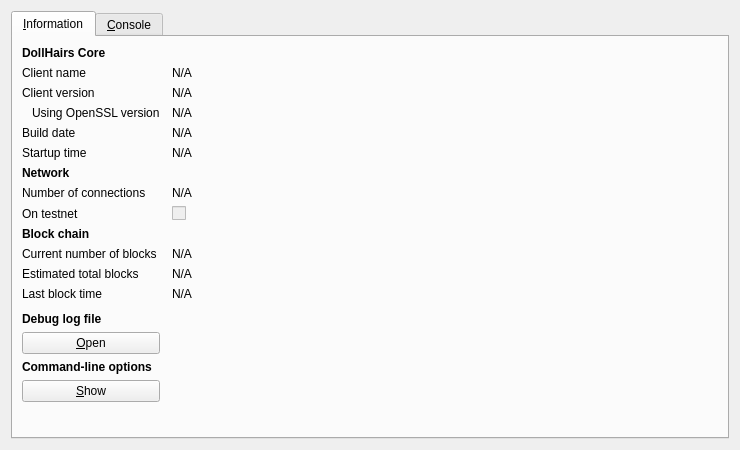
<?xml version="1.0" encoding="UTF-8"?>
<ui version="4.0">
 <class>RPCConsole</class>
 <widget class="QDialog" name="RPCConsole">
  <property name="geometry">
   <rect>
    <x>0</x>
    <y>0</y>
    <width>740</width>
    <height>450</height>
   </rect>
  </property>
  <property name="windowTitle">
   <string>DollHairs - Debug window</string>
  </property>
  <layout class="QVBoxLayout" name="verticalLayout_2">
   <item>
    <widget class="QTabWidget" name="tabWidget">
     <property name="currentIndex">
      <number>0</number>
     </property>
     <widget class="QWidget" name="tab_info">
      <attribute name="title">
       <string>&amp;Information</string>
      </attribute>
      <layout class="QGridLayout" name="gridLayout" columnstretch="0,1">
       <property name="horizontalSpacing">
        <number>12</number>
       </property>
       <item row="0" column="0">
        <widget class="QLabel" name="label_9">
         <property name="font">
          <font>
           <weight>75</weight>
           <bold>true</bold>
          </font>
         </property>
         <property name="text">
          <string>DollHairs Core</string>
         </property>
        </widget>
       </item>
       <item row="1" column="0">
        <widget class="QLabel" name="label_5">
         <property name="text">
          <string>Client name</string>
         </property>
        </widget>
       </item>
       <item row="1" column="1">
        <widget class="QLabel" name="clientName">
         <property name="cursor">
          <cursorShape>IBeamCursor</cursorShape>
         </property>
         <property name="text">
          <string>N/A</string>
         </property>
         <property name="textFormat">
          <enum>Qt::PlainText</enum>
         </property>
         <property name="textInteractionFlags">
          <set>Qt::LinksAccessibleByMouse|Qt::TextSelectableByKeyboard|Qt::TextSelectableByMouse</set>
         </property>
        </widget>
       </item>
       <item row="2" column="0">
        <widget class="QLabel" name="label_6">
         <property name="text">
          <string>Client version</string>
         </property>
        </widget>
       </item>
       <item row="2" column="1">
        <widget class="QLabel" name="clientVersion">
         <property name="cursor">
          <cursorShape>IBeamCursor</cursorShape>
         </property>
         <property name="text">
          <string>N/A</string>
         </property>
         <property name="textFormat">
          <enum>Qt::PlainText</enum>
         </property>
         <property name="textInteractionFlags">
          <set>Qt::LinksAccessibleByMouse|Qt::TextSelectableByKeyboard|Qt::TextSelectableByMouse</set>
         </property>
        </widget>
       </item>
       <item row="3" column="0">
        <widget class="QLabel" name="label_14">
         <property name="text">
          <string>Using OpenSSL version</string>
         </property>
         <property name="indent">
          <number>10</number>
         </property>
        </widget>
       </item>
       <item row="3" column="1">
        <widget class="QLabel" name="openSSLVersion">
         <property name="cursor">
          <cursorShape>IBeamCursor</cursorShape>
         </property>
         <property name="text">
          <string>N/A</string>
         </property>
         <property name="textFormat">
          <enum>Qt::PlainText</enum>
         </property>
         <property name="textInteractionFlags">
          <set>Qt::LinksAccessibleByMouse|Qt::TextSelectableByKeyboard|Qt::TextSelectableByMouse</set>
         </property>
        </widget>
       </item>
       <item row="4" column="0">
        <widget class="QLabel" name="label_12">
         <property name="text">
          <string>Build date</string>
         </property>
        </widget>
       </item>
       <item row="4" column="1">
        <widget class="QLabel" name="buildDate">
         <property name="cursor">
          <cursorShape>IBeamCursor</cursorShape>
         </property>
         <property name="text">
          <string>N/A</string>
         </property>
         <property name="textFormat">
          <enum>Qt::PlainText</enum>
         </property>
         <property name="textInteractionFlags">
          <set>Qt::LinksAccessibleByMouse|Qt::TextSelectableByKeyboard|Qt::TextSelectableByMouse</set>
         </property>
        </widget>
       </item>
       <item row="5" column="0">
        <widget class="QLabel" name="label_13">
         <property name="text">
          <string>Startup time</string>
         </property>
        </widget>
       </item>
       <item row="5" column="1">
        <widget class="QLabel" name="startupTime">
         <property name="cursor">
          <cursorShape>IBeamCursor</cursorShape>
         </property>
         <property name="text">
          <string>N/A</string>
         </property>
         <property name="textFormat">
          <enum>Qt::PlainText</enum>
         </property>
         <property name="textInteractionFlags">
          <set>Qt::LinksAccessibleByMouse|Qt::TextSelectableByKeyboard|Qt::TextSelectableByMouse</set>
         </property>
        </widget>
       </item>
       <item row="6" column="0">
        <widget class="QLabel" name="label_11">
         <property name="font">
          <font>
           <weight>75</weight>
           <bold>true</bold>
          </font>
         </property>
         <property name="text">
          <string>Network</string>
         </property>
        </widget>
       </item>
       <item row="7" column="0">
        <widget class="QLabel" name="label_7">
         <property name="text">
          <string>Number of connections</string>
         </property>
        </widget>
       </item>
       <item row="7" column="1">
        <widget class="QLabel" name="numberOfConnections">
         <property name="cursor">
          <cursorShape>IBeamCursor</cursorShape>
         </property>
         <property name="text">
          <string>N/A</string>
         </property>
         <property name="textFormat">
          <enum>Qt::PlainText</enum>
         </property>
         <property name="textInteractionFlags">
          <set>Qt::LinksAccessibleByMouse|Qt::TextSelectableByKeyboard|Qt::TextSelectableByMouse</set>
         </property>
        </widget>
       </item>
       <item row="8" column="0">
        <widget class="QLabel" name="label_8">
         <property name="text">
          <string>On testnet</string>
         </property>
        </widget>
       </item>
       <item row="8" column="1">
        <widget class="QCheckBox" name="isTestNet">
         <property name="enabled">
          <bool>false</bool>
         </property>
         <property name="text">
          <string/>
         </property>
        </widget>
       </item>
       <item row="9" column="0">
        <widget class="QLabel" name="label_10">
         <property name="font">
          <font>
           <weight>75</weight>
           <bold>true</bold>
          </font>
         </property>
         <property name="text">
          <string>Block chain</string>
         </property>
        </widget>
       </item>
       <item row="10" column="0">
        <widget class="QLabel" name="label_3">
         <property name="text">
          <string>Current number of blocks</string>
         </property>
        </widget>
       </item>
       <item row="10" column="1">
        <widget class="QLabel" name="numberOfBlocks">
         <property name="cursor">
          <cursorShape>IBeamCursor</cursorShape>
         </property>
         <property name="text">
          <string>N/A</string>
         </property>
         <property name="textFormat">
          <enum>Qt::PlainText</enum>
         </property>
         <property name="textInteractionFlags">
          <set>Qt::LinksAccessibleByMouse|Qt::TextSelectableByKeyboard|Qt::TextSelectableByMouse</set>
         </property>
        </widget>
       </item>
       <item row="11" column="0">
        <widget class="QLabel" name="label_4">
         <property name="text">
          <string>Estimated total blocks</string>
         </property>
        </widget>
       </item>
       <item row="11" column="1">
        <widget class="QLabel" name="totalBlocks">
         <property name="cursor">
          <cursorShape>IBeamCursor</cursorShape>
         </property>
         <property name="text">
          <string>N/A</string>
         </property>
         <property name="textFormat">
          <enum>Qt::PlainText</enum>
         </property>
         <property name="textInteractionFlags">
          <set>Qt::LinksAccessibleByMouse|Qt::TextSelectableByKeyboard|Qt::TextSelectableByMouse</set>
         </property>
        </widget>
       </item>
       <item row="12" column="0">
        <widget class="QLabel" name="label_2">
         <property name="text">
          <string>Last block time</string>
         </property>
        </widget>
       </item>
       <item row="12" column="1">
        <widget class="QLabel" name="lastBlockTime">
         <property name="cursor">
          <cursorShape>IBeamCursor</cursorShape>
         </property>
         <property name="text">
          <string>N/A</string>
         </property>
         <property name="textFormat">
          <enum>Qt::PlainText</enum>
         </property>
         <property name="textInteractionFlags">
          <set>Qt::LinksAccessibleByMouse|Qt::TextSelectableByKeyboard|Qt::TextSelectableByMouse</set>
         </property>
        </widget>
       </item>
       <item row="13" column="0">
        <spacer name="verticalSpacer_2">
         <property name="orientation">
          <enum>Qt::Vertical</enum>
         </property>
         <property name="sizeHint" stdset="0">
          <size>
           <width>20</width>
           <height>20</height>
          </size>
         </property>
        </spacer>
       </item>
       <item row="14" column="0">
        <widget class="QLabel" name="labelDebugLogfile">
         <property name="font">
          <font>
           <weight>75</weight>
           <bold>true</bold>
          </font>
         </property>
         <property name="text">
          <string>Debug log file</string>
         </property>
        </widget>
       </item>
       <item row="15" column="0">
        <widget class="QPushButton" name="openDebugLogfileButton">
         <property name="toolTip">
          <string>Open the DollHairs debug log file from the current data directory. This can take a few seconds for large log files.</string>
         </property>
         <property name="text">
          <string>&amp;Open</string>
         </property>
         <property name="autoDefault">
          <bool>false</bool>
         </property>
        </widget>
       </item>
       <item row="16" column="0">
        <widget class="QLabel" name="labelCLOptions">
         <property name="font">
          <font>
           <weight>75</weight>
           <bold>true</bold>
          </font>
         </property>
         <property name="text">
          <string>Command-line options</string>
         </property>
        </widget>
       </item>
       <item row="17" column="0">
        <widget class="QPushButton" name="showCLOptionsButton">
         <property name="toolTip">
          <string>Show the DollHairs-Qt help message to get a list with possible DollHairs command-line options.</string>
         </property>
         <property name="text">
          <string>&amp;Show</string>
         </property>
         <property name="autoDefault">
          <bool>false</bool>
         </property>
        </widget>
       </item>
       <item row="18" column="0">
        <spacer name="verticalSpacer">
         <property name="orientation">
          <enum>Qt::Vertical</enum>
         </property>
         <property name="sizeHint" stdset="0">
          <size>
           <width>20</width>
           <height>40</height>
          </size>
         </property>
        </spacer>
       </item>
      </layout>
     </widget>
     <widget class="QWidget" name="tab_console">
      <attribute name="title">
       <string>&amp;Console</string>
      </attribute>
      <layout class="QVBoxLayout" name="verticalLayout_3">
       <property name="spacing">
        <number>3</number>
       </property>
       <item>
        <widget class="QTextEdit" name="messagesWidget">
         <property name="minimumSize">
          <size>
           <width>0</width>
           <height>100</height>
          </size>
         </property>
         <property name="readOnly">
          <bool>true</bool>
         </property>
         <property name="tabKeyNavigation" stdset="0">
          <bool>false</bool>
         </property>
         <property name="columnCount" stdset="0">
          <number>2</number>
         </property>
        </widget>
       </item>
       <item>
        <layout class="QHBoxLayout" name="horizontalLayout">
         <property name="spacing">
          <number>3</number>
         </property>
         <item>
          <widget class="QLabel" name="label">
           <property name="text">
            <string notr="true">&gt;</string>
           </property>
          </widget>
         </item>
         <item>
          <widget class="QLineEdit" name="lineEdit"/>
         </item>
         <item>
          <widget class="QPushButton" name="clearButton">
           <property name="maximumSize">
            <size>
             <width>24</width>
             <height>24</height>
            </size>
           </property>
           <property name="toolTip">
            <string>Clear console</string>
           </property>
           <property name="text">
            <string/>
           </property>
           <property name="icon">
            <iconset resource="../bitcoin.qrc">
             <normaloff>:/icons/remove</normaloff>:/icons/remove</iconset>
           </property>
           <property name="shortcut">
            <string notr="true">Ctrl+L</string>
           </property>
           <property name="autoDefault">
            <bool>false</bool>
           </property>
          </widget>
         </item>
        </layout>
       </item>
      </layout>
     </widget>
    </widget>
   </item>
  </layout>
 </widget>
 <resources>
  <include location="../bitcoin.qrc"/>
 </resources>
 <connections/>
</ui>
